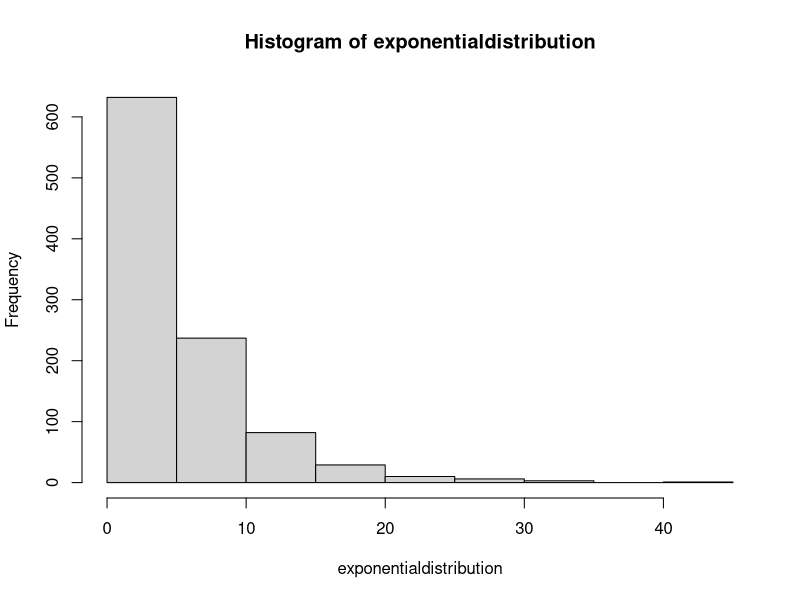
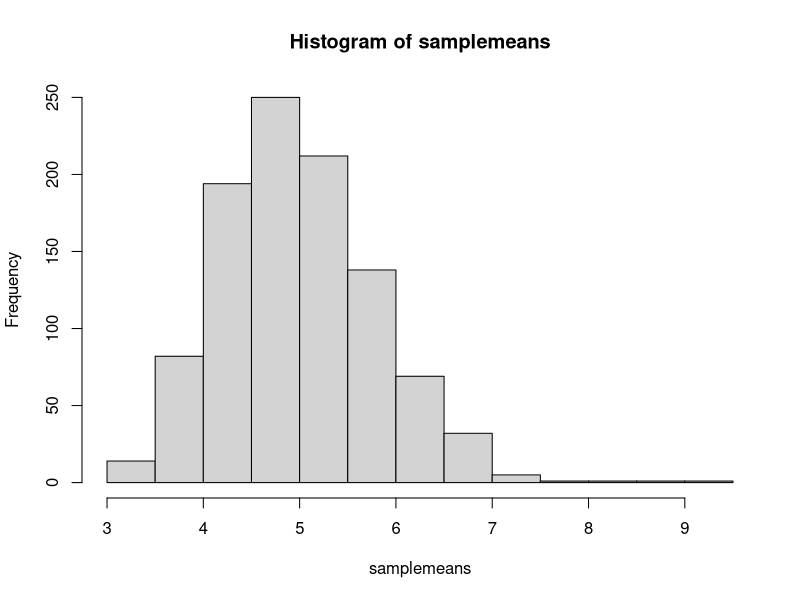
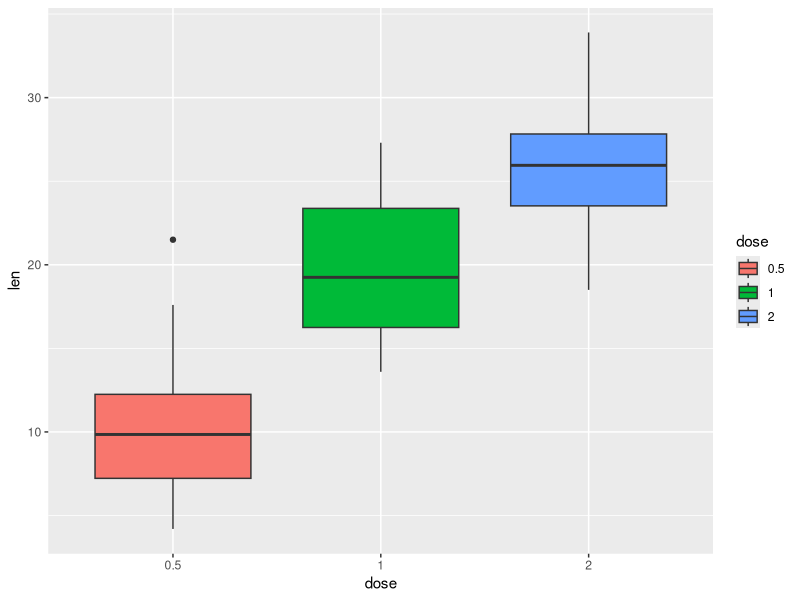

These figures' R source, in order: (Note: this script raises an error after producing the figures.)
## ---- chunk 1
packages <- c("data.table","dplyr", "ggplot2")
sapply(packages, require, character.only=TRUE, quietly=TRUE)
## ---- chunk 2
knitr::opts_chunk$set(echo = TRUE)
## ---- chunk 3
set.seed(5)
observations<-1000
samplesize<-40
rate<-0.2
theoretical_mean<-1/rate
theoretical_sd<-1/rate
theoretical_var<- 1 / (rate^2)
exponentialdistribution<-rexp(observations,rate)
hist(exponentialdistribution)
summary(exponentialdistribution)
str(exponentialdistribution)
var(exponentialdistribution)
sd(exponentialdistribution)
samplemeans = NULL
for (i in 1 : 1000) samplemeans = c(samplemeans, mean(sample(exponentialdistribution, samplesize, replace=TRUE)))

summary(samplemeans)
str(samplemeans)
hist(samplemeans)
var(samplemeans)
sd(samplemeans)
theoretical_mean
theoretical_sd
theoretical_var
## ---- chunk 4
ToothGrowth$dose <- as.factor(ToothGrowth$dose)
summary(ToothGrowth)
str(ToothGrowth)
# Change box plot colors by groups
p<-ggplot(ToothGrowth, aes(x=dose, y=len, fill=dose)) +
  geom_boxplot()
p
t.test(len ~ dose, paired = FALSE, data = subset(ToothGrowth,(ToothGrowth$dose %in% c(0.5, 1))))
t.test(len ~ dose, paired = FALSE, data = subset(ToothGrowth,(ToothGrowth$dose %in% c(0.5, 2))))
t.test(len ~ dose, paired = FALSE, data = subset(ToothGrowth,(ToothGrowth$dose %in% c(1, 2))))
# Change the position
t<-ggplot(ToothGrowth, aes(x=supp, y=len, fill=supp)) +
  geom_boxplot()
t
t.test(len ~ supp, paired = FALSE, data = ToothGrowth)
n<-ggplot(data = ToothGrowth, aes(x = len,  colour="red", fill = "red", alpha=0.1)) + theme(legend.position="none") + geom_density() +  geom_vline(xintercept = median(ToothGrowth$len), size = .75, color = "blue")
n
